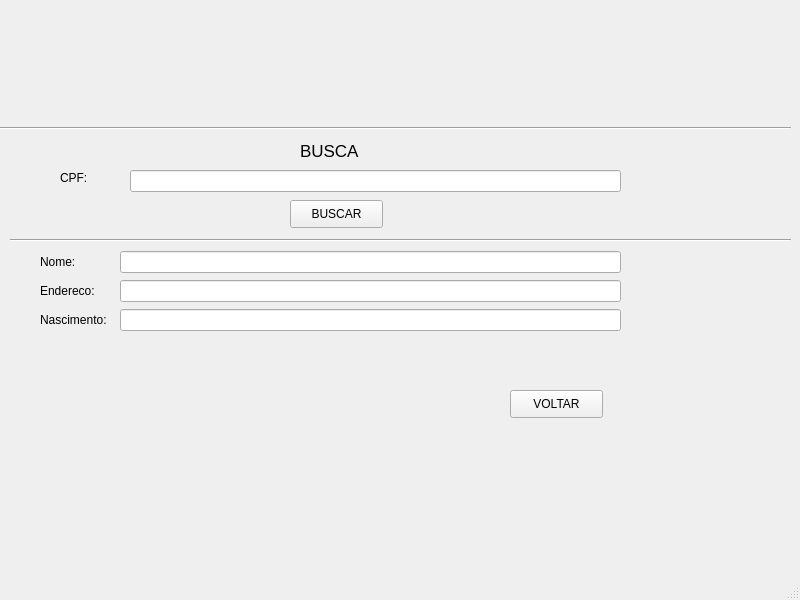
<?xml version="1.0" encoding="UTF-8"?>
<ui version="4.0">
 <class>MainWindow</class>
 <widget class="QMainWindow" name="MainWindow">
  <property name="geometry">
   <rect>
    <x>0</x>
    <y>0</y>
    <width>800</width>
    <height>600</height>
   </rect>
  </property>
  <property name="windowTitle">
   <string>MainWindow</string>
  </property>
  <widget class="QWidget" name="centralwidget">
   <widget class="QLabel" name="label_3">
    <property name="geometry">
     <rect>
      <x>300</x>
      <y>140</y>
      <width>91</width>
      <height>21</height>
     </rect>
    </property>
    <property name="font">
     <font>
      <pointsize>13</pointsize>
     </font>
    </property>
    <property name="text">
     <string>BUSCA</string>
    </property>
   </widget>
   <widget class="Line" name="line_2">
    <property name="geometry">
     <rect>
      <x>10</x>
      <y>230</y>
      <width>781</width>
      <height>20</height>
     </rect>
    </property>
    <property name="orientation">
     <enum>Qt::Horizontal</enum>
    </property>
   </widget>
   <widget class="QWidget" name="layoutWidget">
    <property name="geometry">
     <rect>
      <x>40</x>
      <y>250</y>
      <width>73</width>
      <height>81</height>
     </rect>
    </property>
    <layout class="QVBoxLayout" name="verticalLayout_4">
     <item>
      <widget class="QLabel" name="label_busc_nome">
       <property name="text">
        <string>Nome:</string>
       </property>
      </widget>
     </item>
     <item>
      <widget class="QLabel" name="label_busc_endereco">
       <property name="text">
        <string>Endereco:</string>
       </property>
      </widget>
     </item>
     <item>
      <widget class="QLabel" name="label_busc_nascimento">
       <property name="text">
        <string>Nascimento:</string>
       </property>
      </widget>
     </item>
    </layout>
   </widget>
   <widget class="QPushButton" name="pushButton_2">
    <property name="geometry">
     <rect>
      <x>290</x>
      <y>200</y>
      <width>93</width>
      <height>28</height>
     </rect>
    </property>
    <property name="text">
     <string>BUSCAR</string>
    </property>
   </widget>
   <widget class="Line" name="line">
    <property name="geometry">
     <rect>
      <x>0</x>
      <y>120</y>
      <width>791</width>
      <height>16</height>
     </rect>
    </property>
    <property name="orientation">
     <enum>Qt::Horizontal</enum>
    </property>
   </widget>
   <widget class="QLineEdit" name="lineEdit_5">
    <property name="geometry">
     <rect>
      <x>130</x>
      <y>170</y>
      <width>491</width>
      <height>22</height>
     </rect>
    </property>
   </widget>
   <widget class="QLabel" name="label_bus_cpf">
    <property name="geometry">
     <rect>
      <x>60</x>
      <y>170</y>
      <width>55</width>
      <height>16</height>
     </rect>
    </property>
    <property name="text">
     <string>CPF:</string>
    </property>
   </widget>
   <widget class="QWidget" name="layoutWidget_2">
    <property name="geometry">
     <rect>
      <x>120</x>
      <y>250</y>
      <width>501</width>
      <height>82</height>
     </rect>
    </property>
    <layout class="QVBoxLayout" name="verticalLayout_3">
     <item>
      <widget class="QLineEdit" name="lineEdit_6"/>
     </item>
     <item>
      <widget class="QLineEdit" name="lineEdit_7"/>
     </item>
     <item>
      <widget class="QLineEdit" name="lineEdit_8"/>
     </item>
    </layout>
   </widget>
   <widget class="QPushButton" name="pushButton">
    <property name="geometry">
     <rect>
      <x>510</x>
      <y>390</y>
      <width>93</width>
      <height>28</height>
     </rect>
    </property>
    <property name="text">
     <string>VOLTAR</string>
    </property>
   </widget>
  </widget>
  <widget class="QMenuBar" name="menubar">
   <property name="geometry">
    <rect>
     <x>0</x>
     <y>0</y>
     <width>800</width>
     <height>26</height>
    </rect>
   </property>
  </widget>
  <widget class="QStatusBar" name="statusbar"/>
 </widget>
 <resources/>
 <connections/>
</ui>
